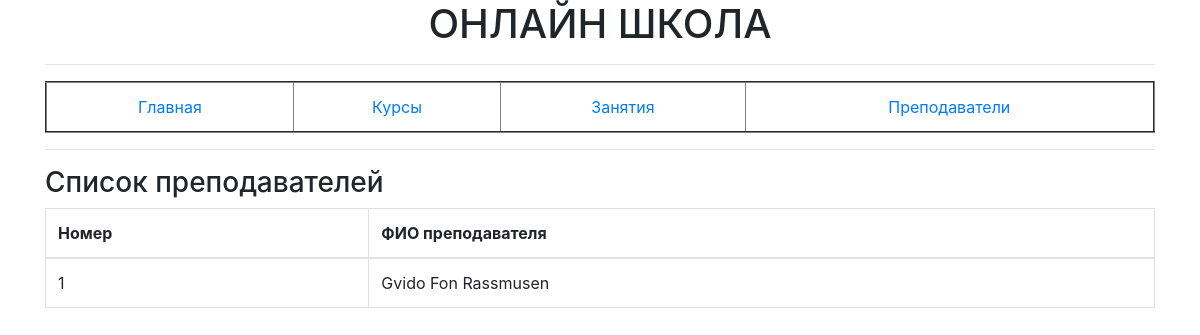
The page /teachers/ on the database as committed earlier.
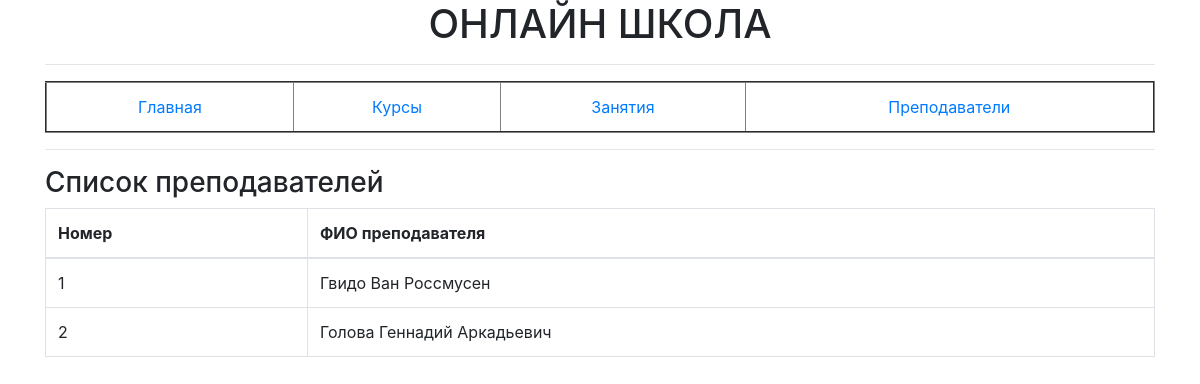
The same page on the database as committed later.
### online_school/models.py (models this page shows)
class Teacher(models.Model):
    last_name = models.CharField(max_length=255)
    first_name = models.CharField(max_length=255)
    patronymic = models.CharField(max_length=255)
    course_fk = models.ManyToManyField('Course', blank=True)
    lesson_fk = models.ForeignKey('Lesson', null=True, blank=True, on_delete=models.CASCADE)
    def __str__(self):
        return f'{self.last_name} {self.first_name} {self.patronymic}'

### online_school/views.py (the view)
# urls.py: path('teachers/', views.TeachersListView.as_view(), name='teachers'),
class TeachersListView(ListView):
    template_name = 'online_school/teachers.html'
    model = Teacher

### online_school/templates/online_school/teachers.html
{% extends 'online_school/base.html' %}
{% block body %}
    <h3>Список преподавателей</h3>
    <table class="table table-bordered">
        <thead>
        <tr>
            <th>Номер</th>
            <th>ФИО преподавателя</th>
        </tr>
        </thead>
        <tbody>
        {% for teacher in object_list %}
        <tr>
            <td>{{ teacher.id}}</td>
            <td>{{ teacher }}</td>
        </tr>
        {% empty %}
        <tr>
            <td>1</td>
            <td>No teacher yet.</td>
        </tr>
        {% endfor %}
        </tbody>
    </table>
{% endblock %}

Rows that differ between the two databases and show on the page:
changed Teacher id 1: last_name+first_name+patronymic "Gvido Fon Rassmusen" → "Гвидо Ван Россмусен"
added Teacher: id "2", last_name+first_name+patronymic "Голова Геннадий Аркадьевич"
